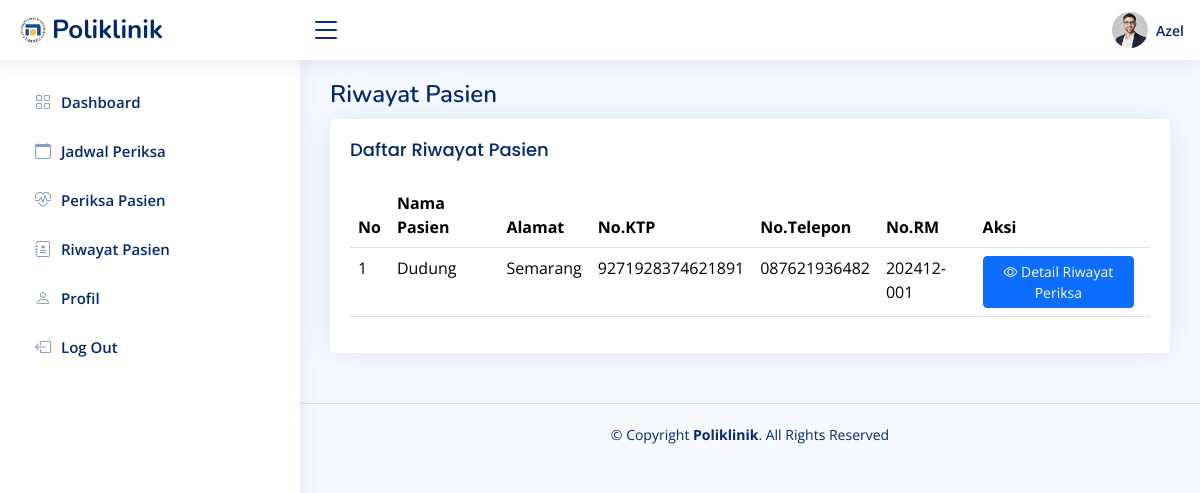
/pages/dokter/riwayatPasien/index.php (signed in), run on the app's committed database.
### tables this page shows
CREATE TABLE `periksa` (
  `id` int(11) NOT NULL,
  `id_daftar_poli` int(11) UNSIGNED NOT NULL,
  `tgl_periksa` datetime NOT NULL,
  `catatan` text NOT NULL,
  `biaya_periksa` int(11) NOT NULL
);

CREATE TABLE `pasien` (
  `id` int(10) UNSIGNED NOT NULL,
  `nama` varchar(255) NOT NULL,
  `password` varchar(50) NOT NULL,
  `alamat` varchar(255) NOT NULL,
  `no_ktp` varchar(255) NOT NULL,
  `no_hp` varchar(50) NOT NULL,
  `no_rm` varchar(25) NOT NULL
);

### pages/dokter/riwayatPasien/riwayatPasien.php (the view, shortened to what this page needs)
<main id="main" class="main">
    <div class="pagetitle">
        <h1>Riwayat Pasien</h1>
    </div>
    <section class="section">
        <div class="row">
            <div class="col-lg-12">
                <div class="card">
                    <div class="card-body">
                        <h5 class="card-title">Daftar Riwayat Pasien</h5>
                        <table class="table datatable">
                            <thead>
                                <tr>
                                    <th>No</th>
                                    <th>Nama Pasien</th>
                                    <th>Alamat</th>
                                    <th>No.KTP</th>
                                    <th>No.Telepon</th>
                                    <th>No.RM</th>
                                    <th>Aksi</th>
                                </tr>
                            </thead>
                            <tbody>
                                <?php
                                require '../../../config/db_connection.php';
                                $no = 1;
                                $query = "SELECT daftar_poli.status_periksa, periksa.id, pasien.alamat, pasien.id as idPasien, pasien.no_ktp, pasien.no_hp, pasien.no_rm, periksa.tgl_periksa, pasien.nama as namaPasien, dokter.nama, daftar_poli.keluhan, periksa.catatan, GROUP_CONCAT(obat.nama_obat) as namaObat, SUM(obat.harga) AS hargaObat FROM detail_periksa INNER JOIN periksa ON detail_periksa.id_periksa = periksa.id INNER JOIN daftar_poli ON periksa.id_daftar_poli = daftar_poli.id INNER JOIN pasien ON daftar_poli.id_pasien = pasien.id INNER JOIN obat ON detail_periksa.id_obat = obat.id INNER JOIN jadwal_periksa ON daftar_poli.id_jadwal = jadwal_periksa.id INNER JOIN dokter ON jadwal_periksa.id_dokter = dokter.id WHERE dokter.id = '$id_dokter' AND status_periksa = '1' GROUP BY pasien.id";
                                $result = mysqli_query($mysqli, $query);
                                while ($data = mysqli_fetch_assoc($result)) {
                                ?>
                                    <tr>
                                        <td><?php echo $no++ ?></td>
                                        <td><?php echo $data['namaPasien']; ?></td>
                                        <td><?php echo $data['alamat']; ?></td>
                                        <td><?php echo $data['no_ktp']; ?></td>
                                        <td><?php echo $data['no_hp']; ?></td>
                                        <td><?php echo $data['no_rm']; ?></td>
                                        <td>
                                            <button
                                                type="button"
                                                class="btn btn-primary btn-sm me-2" data-bs-toggle="modal" data-bs-target="#detailModal<?php echo $data['id'] ?>">
                                                <i class="bi bi-eye"></i> Detail Riwayat Periksa
                                            </button>
                                        </td>
                                    </tr>
                                <?php } ?>
                            </tbody>
                        </table>
                    </div>
                </div>
            </div>
        </div>
    </section>
</main>

### assets/niceadmin/css/style.css (style rules this page uses)
:root { scroll-behavior: smooth; }
body { font-family: "Open Sans", sans-serif; background: #f6f9ff; color: #444444; }
h1, h2, h3, h4, h5, h6 { font-family: "Nunito", sans-serif; }
#main { margin-top: 60px; padding: 20px 30px; transition: all 0.3s; }
.pagetitle { margin-bottom: 10px; }
.pagetitle h1 { font-size: 24px; margin-bottom: 0; font-weight: 600; color: #012970; }
.card { margin-bottom: 30px; border: none; border-radius: 5px; box-shadow: 0px 0 30px rgba(1, 41, 112, 0.1); }
.card-title { padding: 20px 0 15px 0; font-size: 18px; font-weight: 500; color: #012970; font-family: "Poppins", sans-serif; }
.card-body { padding: 0 20px 20px 20px; }
@media (min-width: 1200px) { #main, #footer { margin-left: 300px; } }

### data on the page
periksa: pasien.nama "Dudung", pasien.alamat "Semarang", pasien.no_ktp "9271928374621891", pasien.no_hp "087621936482", pasien.no_rm "202412-001"

### other printed values
$username "Azel"
